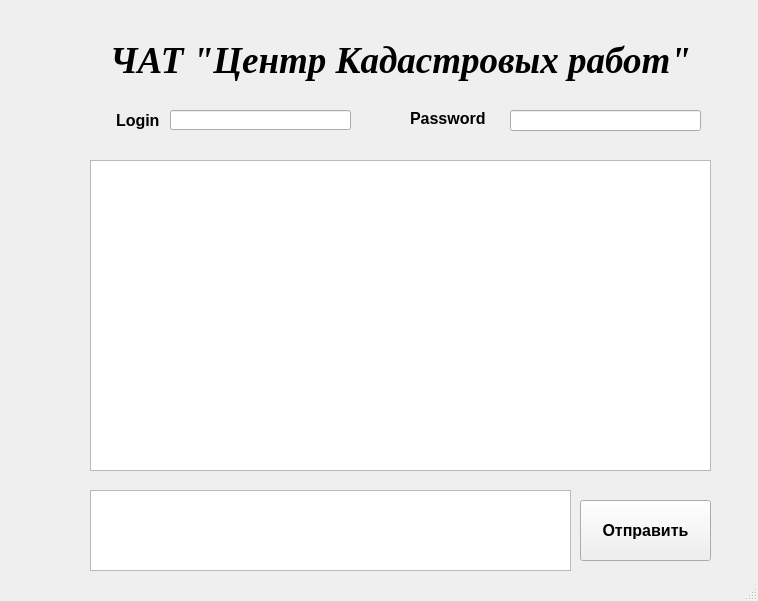
<?xml version="1.0" encoding="UTF-8"?>
<ui version="4.0">
 <class>MainWindow</class>
 <widget class="QMainWindow" name="MainWindow">
  <property name="geometry">
   <rect>
    <x>0</x>
    <y>0</y>
    <width>758</width>
    <height>601</height>
   </rect>
  </property>
  <property name="windowTitle">
   <string>MainWindow</string>
  </property>
  <widget class="QWidget" name="centralwidget">
   <widget class="QLabel" name="label">
    <property name="geometry">
     <rect>
      <x>110</x>
      <y>30</y>
      <width>601</width>
      <height>61</height>
     </rect>
    </property>
    <property name="font">
     <font>
      <family>Times New Roman</family>
      <pointsize>28</pointsize>
      <weight>75</weight>
      <italic>true</italic>
      <bold>true</bold>
     </font>
    </property>
    <property name="text">
     <string>ЧАТ &quot;Центр Кадастровых работ&quot;</string>
    </property>
   </widget>
   <widget class="QLineEdit" name="lineEdit">
    <property name="geometry">
     <rect>
      <x>170</x>
      <y>110</y>
      <width>181</width>
      <height>20</height>
     </rect>
    </property>
   </widget>
   <widget class="QLineEdit" name="lineEdit_2">
    <property name="geometry">
     <rect>
      <x>510</x>
      <y>110</y>
      <width>191</width>
      <height>21</height>
     </rect>
    </property>
   </widget>
   <widget class="QLabel" name="label_2">
    <property name="geometry">
     <rect>
      <x>116</x>
      <y>110</y>
      <width>51</width>
      <height>20</height>
     </rect>
    </property>
    <property name="font">
     <font>
      <pointsize>12</pointsize>
      <weight>75</weight>
      <bold>true</bold>
     </font>
    </property>
    <property name="text">
     <string>Login</string>
    </property>
   </widget>
   <widget class="QLabel" name="label_3">
    <property name="geometry">
     <rect>
      <x>410</x>
      <y>110</y>
      <width>91</width>
      <height>16</height>
     </rect>
    </property>
    <property name="font">
     <font>
      <pointsize>12</pointsize>
      <weight>75</weight>
      <bold>true</bold>
     </font>
    </property>
    <property name="text">
     <string>Password</string>
    </property>
   </widget>
   <widget class="QTextBrowser" name="textBrowser">
    <property name="geometry">
     <rect>
      <x>90</x>
      <y>160</y>
      <width>621</width>
      <height>311</height>
     </rect>
    </property>
   </widget>
   <widget class="QPlainTextEdit" name="plainTextEdit">
    <property name="geometry">
     <rect>
      <x>90</x>
      <y>490</y>
      <width>481</width>
      <height>81</height>
     </rect>
    </property>
   </widget>
   <widget class="QPushButton" name="pushButton">
    <property name="geometry">
     <rect>
      <x>580</x>
      <y>500</y>
      <width>131</width>
      <height>61</height>
     </rect>
    </property>
    <property name="font">
     <font>
      <pointsize>12</pointsize>
      <weight>75</weight>
      <bold>true</bold>
     </font>
    </property>
    <property name="text">
     <string>Отправить</string>
    </property>
   </widget>
  </widget>
  <widget class="QStatusBar" name="statusbar"/>
 </widget>
 <resources/>
 <connections/>
</ui>
